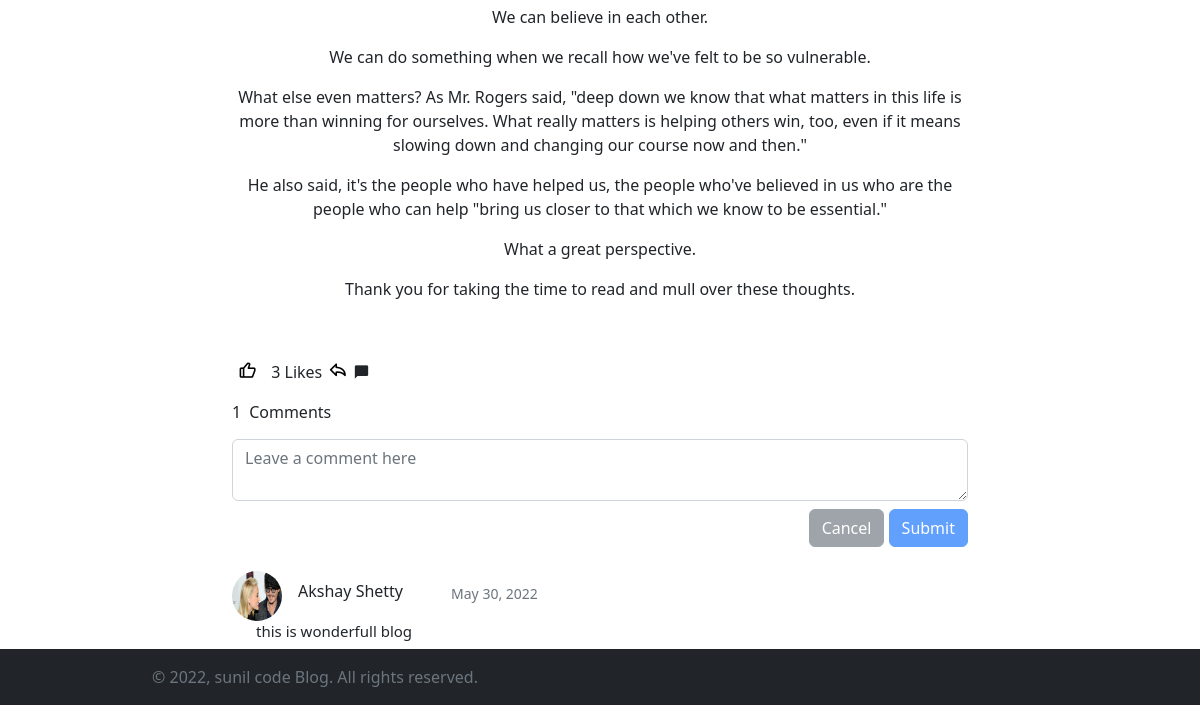
Page /blog/what-is-essential-is-invisible-to-the-eye (lower part) on the earlier database version.
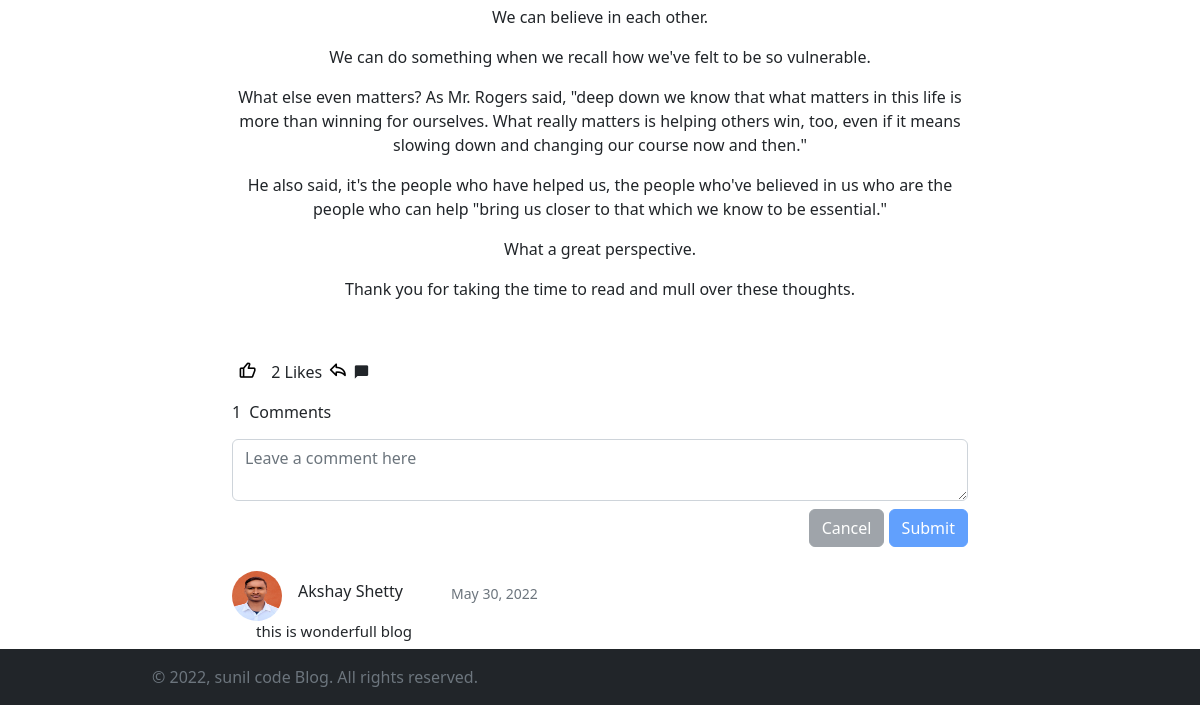
Same page on the later database version.
### miniBlog/models.py (models this page shows, shortened)
class BlogModel(models.Model):
    title=models.CharField(max_length=1000)
    content=FroalaField()
    slug=models.SlugField(max_length=1000, null=True,  blank=True)
    image=models.ImageField(upload_to='blog')
    user=models.ForeignKey(User, null=True, blank=True ,on_delete=models.CASCADE)
    created_at=models.DateTimeField(auto_now_add=True)
    upload_to=models.DateTimeField(auto_now=True)
    likes=models.ManyToManyField(User,blank=True, related_name='post_like')
    @property
    def totalLike(self):
        return self.likes.count()

class CommentModel(models.Model):
    user=models.ForeignKey(User,on_delete=models.CASCADE)
    blog=models.ForeignKey(BlogModel,on_delete=models.CASCADE)
    profile=models.ForeignKey(Profile,on_delete=models.CASCADE,null=True)
    comment=models.TextField(max_length=100)
    created_at=models.DateTimeField(auto_now_add=True , null=True)
    upload_to=models.DateTimeField(auto_now=True, null=True)

class Profile(models.Model):
    user=models.OneToOneField(User,on_delete=models.CASCADE)
    is_varified=models.BooleanField(default=False)
    is_email_varified=models.BooleanField(default=True)
    token=models.CharField(max_length=100)
    avatar=models.ImageField(null=True, upload_to='blog' ,default='../static/img/user.png')
    bio=models.TextField(max_length=150, null=True , blank=True, default="this is bio")
    follower=models.ManyToManyField(User,blank=True,related_name='follow')

### miniBlog/views.py (the view)
# urls.py: path('blog/<slug>',blogDetail,name='blog_detail'),
def blogDetail(request, slug):
    context = {}
    try:
        blog_obj = BlogModel.objects.filter(slug=slug).first()
        comments_obj=CommentModel.objects.filter(blog=blog_obj)
        liked=False
        if blog_obj.likes.filter(id=request.user.id).exists():
            liked=True
        else:
            liked=False
        context['blog_obj'] = blog_obj
        context['comments_obj'] = comments_obj
        context['liked'] = liked
    except Exception as e:
        print(e)
    return render(request, 'blog/blog_detail.html', context)

### templates/blog/blog_detail.html (shortened to what this page needs)
{% extends './base.html' %}
{% load static %}
{% block start %}
<section>
  <div class="container mt-5 mb-5">
    <div class="row text-center">
      <div class="col-xl-8 col-lg-10 mx-auto">
        <div class="text-content">
          {{blog_obj.content | safe}}
        </div>
        <div class="like-and-share-section d-flex align-items-center">
            <form action="{% url 'post_like' blog_obj.slug %}" method="post">
              {% if liked %}
              {% comment %} This is unlike Btn {% endcomment %}
              <button type="submit" name="post_id" value="{{blog_obj.id}}"
                class="like-btn like-btn-color" data-bs-toggle="tooltip" data-bs-placement="top" title="Unlike"><i class='bx bxs-like' ></i></button>
              {% else %}
              <button type="submit" name="post_id" value="{{blog_obj.id}}" class="like-btn" id="like-btn-color"  data-bs-toggle="tooltip" data-bs-placement="top" title="like"><i class='bx bx-like'></i></button>
              {% endif %}
            </form>
            <span class="ms-2" id="count-like">{{blog_obj.totalLike}} Likes</span>
            <div class="share d-flex align-imtes-center">
              <button type="button" class="share-btn" data-bs-toggle="modal" data-bs-target="#share" onclick="getLink()">
                <i class='bx bx-share'></i>
              </button>
            </div>
              <i class='bx bxs-comment'></i>
        </div>
        <div class="comment-section pt-3">
          <div class="count-comments mb-3 h6 text-start">
            <span class="me-2">{{comments_obj.count}}</span><span>Comments</span>
          </div>
          <form action="{% url 'comment-add' blog_obj.slug %}" method="post" id="comment-form">
            <textarea class="form-control" placeholder="Leave a comment here" id="comment" name='comment'
              onkeyup="btnEnable(this.value)"></textarea>
            <div class="comment-btn mt-2 text-end">
              <button type="reset" class="btn btn-secondary disabled" id="comment-cancel">Cancel</button>
              <button type="submit" class="btn btn-primary disabled" id="comment-submit"
                onclick="UpdataComment()">Submit</button>
            </div>
          </form>
        </div>
        <div class="display-comments mt-4">
          {% for comment in comments_obj %}
          <div class="comment">
            <div class="c-user-detail ">
              <div class="comment-avatar-div me-3">
                <img src="{{comment.profile.avatar.url}}" alt="" class="img me-3 rounded-circle">
              </div>
              <h6><a class="text-decoration-none text-dark"
                  href="{% url 'blog_publisher' comment.user.username%}">{{comment.user.first_name}}
                  {{comment.user.last_name}}</a></h6>
              <small class="ms-5 tex-sm mb-1 text-muted">{{comment.created_at | date}}</small>
            </div>
            <p class="text-start comment-text ms-4">{{comment.comment}}</p>
          </div>
          {% endfor %}
        </div>
      </div>
    </div>
</section>
<div class="toast-container position-fixed bottom-0 end-0 p-3">
</div>
{% endblock %}

Differences in the rows shown:
computed for BlogModel: totalLike "3" → "2"
changed through a linked row, CommentModel "this is wonderfull blog": profile.avatar: a different picture
